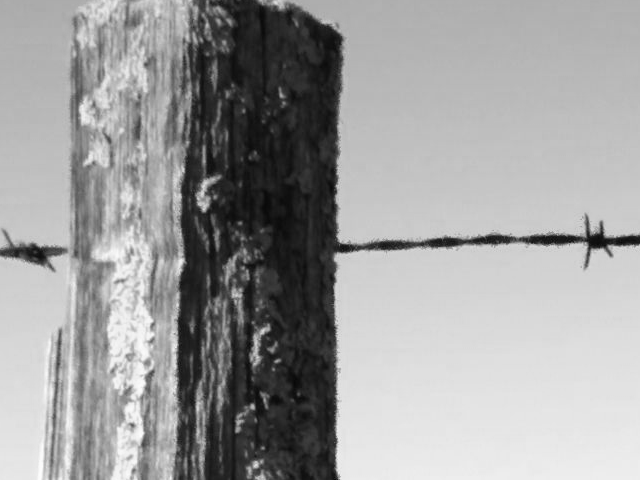
#> input picture imgs/alambre.png, 640 x 480 px, found by its file name
$ jupyter execute --allow-errors Deconvolucion.ipynb   (shell and % lines are left out)   (older library calls are emulated)
#> lines starting #> are read from the running program, lines starting #| are printed output that depends on the picture; after the words box and inside, x2 and y2 are one past the last pixel; in counts of white or black regions, pixels touching at a corner belong together
### pyfpm/deconvolution.py
#!/usr/bin/python
# -*- coding: utf-8 -*-
""" File fpmmath.py

Last update: 28/10/2016

Usage:

"""
__version__ = "1.1.1"
__author__ = 'Juan M. Bujjamer'
__all__ = ['dcts', 'dct2', 'dctshift', 'calculate_pupil_radius', 'adjust_shutter_speed',
           'pixel_size_required', 'crop_image']
import scipy
import numpy as np
from scipy.fftpack import dct
import pyfpm.fpmmath as fpm


def dcts(x):
    """ Scipy implementation of the cosine transform.

    Parameters
    ----------
    x : array
        column vector or matrix. If x is a matrix then dcts computes the DCT of each column.

    Returns
    -------
    array
        the discrete cosine transform of x.

    """
    from scipy.fftpack import dct
    xdct = dct(x, type=2, axis=0, norm='ortho')
    return xdct

def dct2(x):
    """ Implementation of the 2-D cosine transform from its 1-D version. The two dimensional DCT is obtained by computing a one-dimensional DCT of the columns followed by a one-dimensional DCT of the rows.

    Parameters
    ----------
    x : array
        Input signal.

    Returns
    -------
    array
        The two dimensional discrete cosine transform of x.

    """
    xdct = dcts(dcts(x.T).T)
    return xdct

def dctshift(PSF, center):
    """ Create an array containing the first column of a bluring matrix when implementing reflexive boundary conditions.

    Parameters
    ----------
    PSF : ndarray
        Array containing the point spread function.
    center : type
        List containig the center coordinate of the PSF.

    Returns
    -------
    array
        Array containing the first column of the blurring matrix.
    """
    m, n = np.shape(PSF);
    i = center[0]
    j = center[1]
    k = np.min([i, m-i, j-1, n-j])+1
    PP = PSF[i-k:i+k, j-k: j+k]
    Z1 = np.diag(np.ones(k+1), k-1)
    Z2 = np.diag(np.ones(k), k)
    PP = Z1@PP@Z1.T + Z1@PP@Z2.T + Z2@PP@Z1.T + Z2@PP@Z2.T
    Ps = np.zeros((m, n))*1j
    Ps[:2*k+1, :2*k+1] = PP
    return Ps


def idcts(x):
    xidct = dct(x, type=3, axis=0, norm='ortho')
    return xidct

def idct2(x):
    yidct2 = idcts(idcts(x.T).T)
    return yidct2


# [27 lines left out: function gcv_tik, not called in this run]

def blured_image(PSF, X):
    yc, xc = np.array(np.shape(PSF))/2
    center = [int(yc), int(xc)]
    e1 = np.zeros_like((PSF))
    e1[0, 0] = 1
    S = dct2( dctshift(PSF, center) ) / dct2(e1)
    B = idct2(S*dct2(X))
    return B

def naive_deconv(PSF, B):
    yc, xc = np.array(np.shape(PSF))/2
    center = [int(yc), int(xc)]
    e1 = np.zeros_like((PSF))
    e1[0, 0] = 1
    S = dct2( dctshift(PSF, center) ) / dct2(e1)
    B = idct2(dct2(B)/S)
    return B


def tik_dct(PSF, B, alpha=0, cg=False, **kwargs):
    """ TIK_DCT Tikhonov image deblurring using the DCT algorithm.
        B, PSF, center, alpha must be supplied
    """
    yc, xc = np.array(np.shape(PSF))/2
    center = [int(yc), int(xc)]
    e1 = np.zeros_like((PSF))
    e1[0, 0] = 1
    bhat = dct2(B)
    S = dct2( dctshift(PSF, center) ) / dct2(e1)
    s = S
    D = np.conj(s)*s + np.abs(alpha)**2
    bhat = np.conj(s)*bhat
    xhat = bhat/D
    xhat = xhat.reshape(np.shape(B))
    X = idct2(xhat)

    G=None
    if cg:
        phi_d = 1/(np.abs(s)**2 + alpha**2)
        G = sum(abs(bhat*phi_d)**2)/(np.sum(phi_d)**2)
        G =  np.sum(G)
    return X, G

# [11 lines of commented-out code are left out]

# [15 lines left out: function get_dpc, not called in this run]

### pyfpm/fpmmath.py
#!/usr/bin/python
# -*- coding: utf-8 -*-
""" File fpmmath.py

Last update: 28/10/2016

Usage:

"""
__version__ = "1.1.1"
__author__ = 'Juan M. Bujjamer'
__all__ = ['image_center', 'generate_pupil', 'fpm_reconstruct', 'calculate_pupil_radius', 'adjust_shutter_speed',
           'pixel_size_required', 'crop_image']

from io import BytesIO
from io import StringIO
import time
import yaml

import itertools as it
import numpy as np
from numpy.fft import fft2, ifft2, fftshift, ifftshift
from scipy.optimize import fsolve
from PIL import Image
from scipy import ndimage
import random

import pyfpm.coordtrans as ct


def image_center(image_size=None):
    """ Center coordinates given the image size.

    Args:
        image_size (list): list with the image sizes

    Returns:
        (int): integers with each dimension's mean size
    """
    if image_size is not None:
        yc, xc = np.array(image_size)/2
    return int(xc), int(yc)

# [41 lines left out: functions resize_complex_image, calculate_max_phi, ps_required, not called in this run]


def get_pixel_size(cfg):
    ps = float(cfg.pixel_size)/float(cfg.x)
    return ps

def get_wavelength(cfg):
    wlen = float(cfg.wavelength)
    return wlen

def get_na(cfg):
    na = float(cfg.na)
    return na

def get_image_size(cfg):
    image_size = int(cfg.patch_size[0])
    return image_size

# [29 lines left out: functions get_pixel_size_required, get_times_improvement, get_pupil_radius, get_k_discrete, not called in this run]

def get_reconstructed_shape(cfg):
    npx_hr = int(get_times_improvement(cfg)*get_image_size(cfg))
    return [npx_hr, npx_hr]

def get_simulated_lrshape(cfg):
    npx_hr = int(get_image_size(cfg))
    return [npx_hr, npx_hr]


# [20 lines left out: functions test_similarity, calculate_pupil_radius, not called in this run]


def pupil_image(cx=None, cy=None, pup_rad=None, image_size=None):
    """ An array with a circular pupil with a defined center.

        Parameters:
            theta:   angle in degrees on the plane parallel to the sample plane
            phi:    angle in degrees perpendicular t othe sample plane
            power:  power of the leds used by imaging
    """
    pup_matrix = np.zeros(image_size, dtype=np.uint8)
    nx, ny = image_size
    # Coherent pupil generation
    xx, yy = np.meshgrid(range(ny), range(nx))
    c = (xx-cx)**2+(yy-cy)**2
    image_gray = [c < pup_rad**2][0]
    # [8 lines of commented-out code are left out]
    return image_gray


# [62 lines left out: functions aberrated_pupil, simple_defocus, not called in this run]


def generate_pupil(fx=None, fy=None, image_size=None,
                   pupil_radius=None):
    """ Use generate_CTF. Pupil center in cartesian coordinates.

    Args:
        theta (int):      azimuthal angle
        phi (int):        zenithal angle
        image_size(list): size of the image of the pupil

    Return:
        (array) image of the pupil
    """
    if image_size is not None:
        npx = image_size[0]  # Half image size  each side
    if pupil_radius is not None:
        pupil_radius = float(pupil_radius)
        # return np.zeros(image_size, dtype=np.uint8)
    xc, yc = image_center(image_size)
    image_gray = pupil_image(xc+fx, yc+fy, pupil_radius, image_size)
    return image_gray

# [135 lines left out: functions generate_CTF, filter_by_pupil_simulate, filter_by_pupil, show_filtered_image, show_pupil, array_as_image and 2 more, not called in this run]


def crop_image(im_array, image_size, osx, osy):
    return im_array[osx:(osx+image_size[0]), osy:(osy+image_size[1])]


# [279 lines left out: functions quality_metric, laser_beam_simulation, simulate_sample, simulate_acquisition, generate_il, fpm_reconstruct and 3 more, not called in this run]

class MatrixShape(object):
    """ Matrix of integers.

    Parameters
    ----------
    dim : type
        Description of parameter `dim`.
    form : type
        Description of parameter `form`.

    Attributes
    ----------
    matrix : type
        Description of attribute `matrix`.
    center : type
        Description of attribute `center`.
    set_shape : type
        Description of attribute `set_shape`.
    draw_form : type
        Description of attribute `draw_form`.
    def __init__(self, dim, form : type
        Description of attribute `def __init__(self, dim, form`.

    """

    # [4 lines left out: function __init__, not called in this run]

    def set_shape(self, dim):
        if type(dim) is list or tuple:
            self.shape = dim
        elif type(dim) is int:
            self.shape = [dim]*2
        # self.matrix = np.zeros(self.shape, dtype=int)
        self.center = image_center(self.shape)


class SemiCircle(MatrixShape):

    def __init__(self, dim, radius, angle):
        self.set_shape(dim)
        self.radius = radius
        self.angle_deg = angle
        self.matrix = self.draw_form(angle)
        self.psf = self.make_psf()


    # [51 lines left out: functions draw_form, make_psf, complementary, complementary_psf, not called in this run]

    def psf_real(self):
        return np.real(self.psf)

    def psf_imag(self):
        return np.imag(self.psf)

### notebooks/Deconvolucion.ipynb
[cell 1]
import sys
sys.path.append('/home/lec/git/pyfpm')
import matplotlib.pyplot as plt
from IPython.display import SVG, display
import numpy as np

import pyfpm.fpmmath as fpm

## Deconvolucion usando condiciones reflexivas

Implementación de deconvolución usando regularización de Tikhonov para el caso de condiciones de borde reflexivas, para las cuales la reconstrucción puede hacerse eficientemente usando la transformada coseno. Para más información leer el capítulo 4 de "Deblurring Images - Matrices, Spectra, and Filtering", P. C. Hansen, J. G. Nagy, and D. P. O'Leary, SIAM, Philadelphia, 2006.

Primero evalúo los algoritmos para el caso de una pupila cuadrada. Como ocurre para los problemas 'ill possed', añadir una mínima cantidad de ruido hace que la solución naif (i.e min(|Ax-b|^2)) diverja en frecuencias altas. Para est ose implementó alternativamente un algoritmo basado en la periodicidad reflexiva de la PSF (o de la imagen original, pero se traduce en que la matriz A se puede descomponer usando transformadas coseno) usando regularización segń Tikhonov (i.e min(|Ax-b|^2-alpha*|x|^2)).

[cell 2]
from scipy import fftpack, ndimage
import pyfpm.deconvolution as dc
## El objeto muestreado
# X = ndimage.imread('cameraman.tif', flatten=True)
X = ndimage.imread('alambre.png', flatten=True)
#> X: shape (480, 640) float32; min 7, max 253, mean 157.8
X = X[0:380, 0:380]
#> X: shape (380, 380) float32
PSF = np.zeros_like(X)
PSF[110:215, 160:195] = 1
B = dc.blured_image(PSF=PSF, X=X)
#> in dctshift, `PP = PSF[i-k:i+k, j-k: j+k]`:
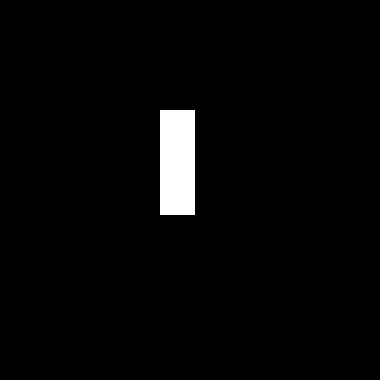
#> PP: shape (380, 380) float32; values 0 (black) and 1 (white), 2.5% white; 1 white region, box (x1, y1, x2, y2) and area: (160, 110, 195, 215) 3675
#> in dcts (call 3), `xdct = dct(x, type=2, axis=0, norm='ortho')`: x: shape (380, 380) float32; values 0 (black) and 1 (white), 0% white in thin lines or dots, all inside (x1, y1, x2, y2) = (0, 0, 1, 1)
#> in dcts (call 5), `xdct = dct(x, type=2, axis=0, norm='ortho')`:
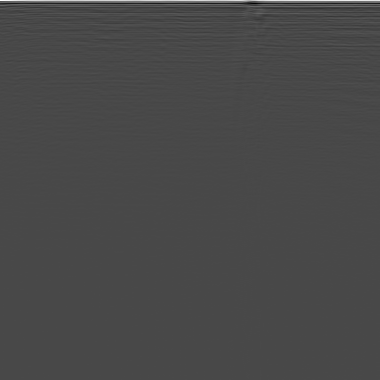
#> xdct: shape (380, 380) float32; min -1213.6, max 3038, mean 8.8; drawn with min black and max white
#> in dcts (call 5), `xdct = dct(x, type=2, axis=0, norm='ortho')`:
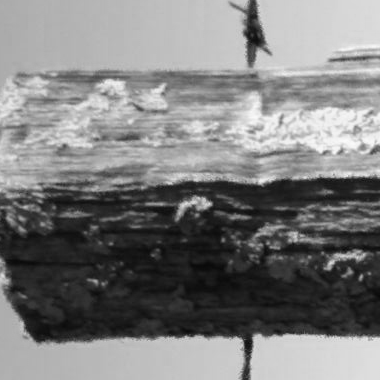
#> x: shape (380, 380) float32; min 9, max 250, mean 125.6
Bn = B+10*np.random.randn(np.shape(B)[0], np.shape(B)[1])
naive = np.real(dc.naive_deconv(PSF, Bn))
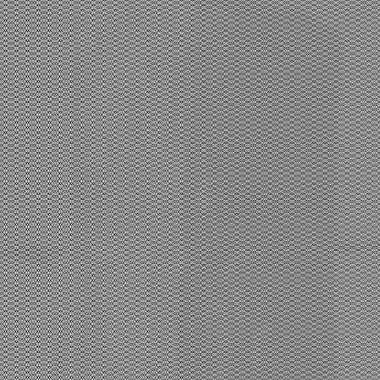
#> naive: shape (380, 380) float64; min -3642, max 3398.1, mean 125.6; drawn with min black and max white
tik, alpha = dc.tik_dct(PSF, Bn, alpha=.5)

#> (the rest of this cell did not finish here and is left out)

Hago el mismo test para una PSF compleja, tomada a partir de la transformada de una pupila circular corrida en el espacio de frecuencias. Acá es mñas patente el efecto del ruido, estimo que por el hecho de que las componentes de la imagen formante son de bastante menor intensidad.

[cell 3]
NPX, NPY = np.shape(X)
#> NPX = 380; NPY = 380
f0 = [120, 100]
def psf_wrap(f):
    fx, fy = f
    pupil_radius = 10
    pupil = fpm.generate_pupil(fx=fx, fy=fy, image_size=[NPY, NPX],
                               pupil_radius=pupil_radius)
    PSF = np.fft.fftshift(np.fft.fft2(np.fft.fftshift(pupil)))
#> pupil: shape (380, 380) bool; 0.21% white; 1 white region, box (x1, y1, x2, y2) and area: (301, 281, 320, 300) 305
    return PSF

B = dc.blured_image(PSF=psf_wrap(f0), X=X)
Bn = B+1.5E3*np.random.randn(np.shape(B)[0], np.shape(B)[1])
naive = dc.naive_deconv(PSF, Bn)
tik0, alpha = dc.tik_dct(PSF=psf_wrap(f0), B=Bn, alpha=5)
#> in dctshift (call 6), `Z1 = np.diag(np.ones(k+1), k-1)`: Z1: shape (380, 380) float64; values 0 (black) and 1 (white), 0.13% white in thin lines or dots, all inside (x1, y1, x2, y2) = (189, 0, 380, 191)
#> in dctshift (call 6), `Z2 = np.diag(np.ones(k), k)`: Z2: shape (380, 380) float64; values 0 (black) and 1 (white), 0.13% white in thin lines or dots, all inside (x1, y1, x2, y2) = (190, 0, 380, 190)

#> (the rest of this cell did not finish here and is left out)

Tomando la reconstrucción anterior evalúo el costo de reconstruir la imagen con una PSF mal especificada. Como medida de la validez de la reconstrucción uso Generalized Cross Validation.

[cell 4]
f = [[120, 100], [90, 50], [120, 130], [100, 100]]
alpha = .1
tik0, G0 = dc.tik_dct(PSF=psf_wrap(f[0]), B=Bn, alpha=alpha, cg=True)
#> G0 = 7.95e+09
tik1, G1 = dc.tik_dct(PSF=psf_wrap(f[1]), B=Bn, alpha=alpha, cg=True)
#> in psf_wrap (call 4), `PSF = np.fft.fftshift(np.fft.fft2(np.fft.fftshift(pupil)))`: pupil: shape (380, 380) bool; 0.21% white; 1 white region, box (x1, y1, x2, y2) and area: (271, 231, 290, 250) 305
#> G1 = 138917378.1
tik2, G2 = dc.tik_dct(PSF=psf_wrap(f[2]), B=Bn, alpha=alpha, cg=True)
#> in psf_wrap (call 5), `PSF = np.fft.fftshift(np.fft.fft2(np.fft.fftshift(pupil)))`: pupil: shape (380, 380) bool; 0.21% white; 1 white region, box (x1, y1, x2, y2) and area: (301, 311, 320, 330) 305
#> in tik_dct (call 5), `phi_d = 1/(np.abs(s)**2 + alpha**2)`:
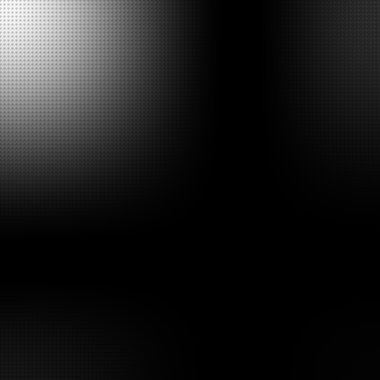
#> phi_d: shape (380, 380) float64; min 8e-11, max 9.35e-05, mean 9.61e-06; drawn with min black and max white
#> in tik_dct (call 5), `G = sum(abs(bhat*phi_d)**2)/(np.sum(phi_d)**2)`: G = 380 values, max 3.29e+09 at index 0, min 4535.4 at index 369, mean 11568870
#> in tik_dct (call 5), `G =  np.sum(G)`: G = 4.4e+09
#> G2 = 4.4e+09
tik3, G3 = dc.tik_dct(PSF=psf_wrap(f[3]), B=Bn, alpha=alpha, cg=True)
#> in psf_wrap (call 6), `PSF = np.fft.fftshift(np.fft.fft2(np.fft.fftshift(pupil)))`: pupil: shape (380, 380) bool; 0.21% white; 1 white region, box (x1, y1, x2, y2) and area: (281, 281, 300, 300) 305
#> in tik_dct (call 6), `phi_d = 1/(np.abs(s)**2 + alpha**2)`:
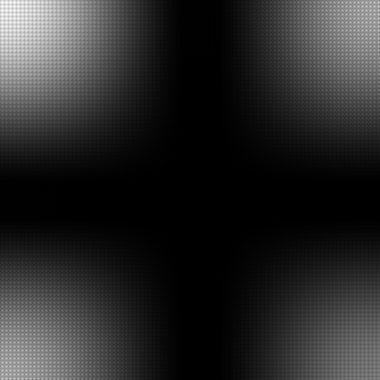
#> phi_d: shape (380, 380) float64; min 8.23e-11, max 1.7e-05, mean 2.75e-06; drawn with min black and max white
#> in tik_dct (call 6), `G = sum(abs(bhat*phi_d)**2)/(np.sum(phi_d)**2)`: G = 380 values, max 7.48e+09 at index 0, min 2038 at index 185, mean 25813864.1
#> in tik_dct (call 6), `G =  np.sum(G)`: G = 9.81e+09
#> G3 = 9.81e+09

#> (the rest of this cell did not finish here and is left out)

Para la solución de Tikhonov, la norma de la solución es una función monotónicamente no creciente de alpha, mientras que el residuo es monotónicamente no creciente.

El próximo paso es ver como implementar esto con imágenes que son salida de |Ax|^2, para lo cual no tengo (en principio) una forma cerrada para la matriz de convolución equivalente.

[cell 5]
NPX, NPY = np.shape(X)
f0 = [180, 140]
def psf_wrap(f):
    fx, fy = f
    pupil_radius = 20
    pupil = fpm.generate_pupil(fx=fx, fy=fy, image_size=[NPY, NPX],
                               pupil_radius=pupil_radius)
    PSF = np.fft.fftshift(np.fft.fft2(np.fft.fftshift(pupil)))
#> pupil: shape (380, 380) bool; 0.68% white; 1 white region, box (x1, y1, x2, y2) and area: (351, 311, 380, 350) 985
    return PSF

def psf_dec(f):
    fx, fy = f
    pupil_radius = 20
    pupil = fpm.generate_pupil(fx=fx, fy=fy, image_size=[NPY, NPX],
                               pupil_radius=pupil_radius)
    PSF = np.fft.fftshift(np.fft.fft2(np.fft.fftshift(pupil)))
    PSF = PSF.T*PSF/(sum(PSF.ravel())**2)
    return PSF

B = dc.blured_image(PSF=psf_wrap(f0), X=X)
Bn = np.abs(B+1.E1*np.random.randn(np.shape(B)[0], np.shape(B)[1]))
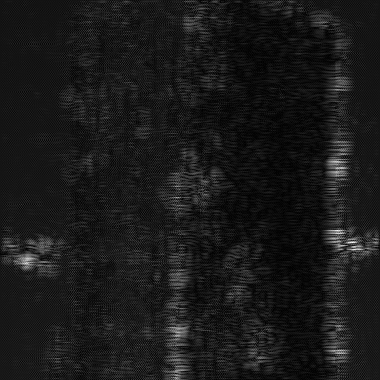
#> Bn: shape (380, 380) float64; min 26.95, max 117751.2, mean 11820.9; drawn with min black and max white
naive = dc.naive_deconv(PSF=psf_dec(f0), B=Bn)
#> in psf_dec, `fx, fy = f`: fx = 180; fy = 140
tik0, alpha = dc.tik_dct(PSF=psf_dec(f0), B=Bn, alpha=.50)

#> (the rest of this cell did not finish here and is left out)

## Aplico la solución para DPC

Genero las imágenes de prueba e DPC, que consisnten en dos semicírculos antisimétricos y la aplico a una imagen con magnitud y fase de prueba. Uso las clases derivadas de MatrixShape, que implementan el cálculo de PSF y complementos de pupilas asimetricas.

[cell 6]
from scipy import misc, signal

# Cargo la imagen de prueba con modulo y fase arbitrarios
npx = 200
radius = 60
mag_array = misc.imread('../sandbox/alambre.png', 'F')[:npx, :npx]
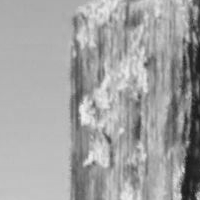
#> mag_array: shape (200, 200) float32; min 22, max 240, mean 162.6
image_phaçse = misc.imread('../sandbox/lines0_0.png', 'F')[:npx,:npx]
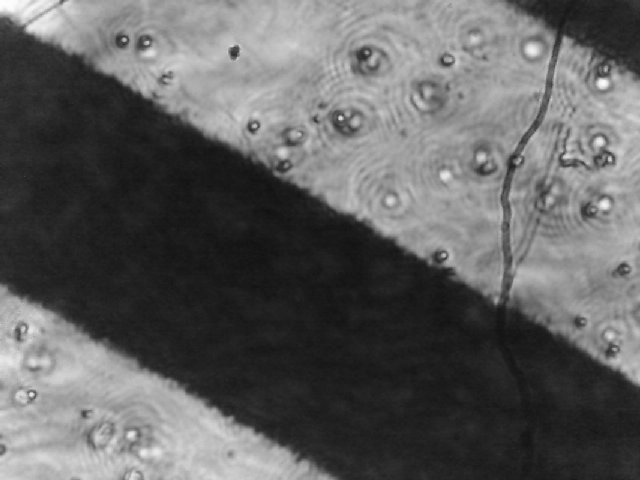
#> input picture imgs/lines0_0.png, 640 x 480 px, found by its file name
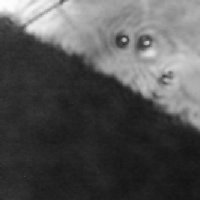
#> image_phaçse: shape (200, 200) float32; min 19, max 254, mean 82.4
#> (the rest of this cell did not finish here and is left out)

Las mismas reconstrucciones añadiendo el algoritmo de deconvolución regularizada.

#> (a cell that did not finish here is left out)

#> (a cell that did not finish here is left out)
